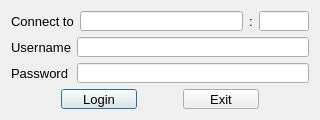
<?xml version="1.0" encoding="UTF-8"?>
<ui version="4.0">
 <class>Dialog</class>
 <widget class="QDialog" name="Dialog">
  <property name="geometry">
   <rect>
    <x>0</x>
    <y>0</y>
    <width>320</width>
    <height>120</height>
   </rect>
  </property>
  <property name="sizePolicy">
   <sizepolicy hsizetype="Fixed" vsizetype="Fixed">
    <horstretch>0</horstretch>
    <verstretch>0</verstretch>
   </sizepolicy>
  </property>
  <property name="minimumSize">
   <size>
    <width>320</width>
    <height>120</height>
   </size>
  </property>
  <property name="maximumSize">
   <size>
    <width>320</width>
    <height>120</height>
   </size>
  </property>
  <property name="font">
   <font>
    <pointsize>10</pointsize>
   </font>
  </property>
  <property name="windowTitle">
   <string>Login</string>
  </property>
  <property name="modal">
   <bool>true</bool>
  </property>
  <layout class="QGridLayout" name="gridLayout">
   <item row="1" column="1">
    <widget class="QLineEdit" name="usernameTxb"/>
   </item>
   <item row="2" column="1">
    <widget class="QLineEdit" name="passwordTxb">
     <property name="echoMode">
      <enum>QLineEdit::Password</enum>
     </property>
    </widget>
   </item>
   <item row="1" column="0">
    <widget class="QLabel" name="label">
     <property name="text">
      <string>Username</string>
     </property>
     <property name="alignment">
      <set>Qt::AlignRight|Qt::AlignTrailing|Qt::AlignVCenter</set>
     </property>
    </widget>
   </item>
   <item row="3" column="0" colspan="2">
    <layout class="QHBoxLayout" name="horizontalLayout">
     <property name="leftMargin">
      <number>50</number>
     </property>
     <property name="rightMargin">
      <number>50</number>
     </property>
     <item>
      <widget class="QPushButton" name="loginBtn">
       <property name="text">
        <string>Login</string>
       </property>
      </widget>
     </item>
     <item>
      <spacer name="horizontalSpacer">
       <property name="orientation">
        <enum>Qt::Horizontal</enum>
       </property>
       <property name="sizeType">
        <enum>QSizePolicy::Fixed</enum>
       </property>
       <property name="sizeHint" stdset="0">
        <size>
         <width>40</width>
         <height>20</height>
        </size>
       </property>
      </spacer>
     </item>
     <item>
      <widget class="QPushButton" name="exitBtn">
       <property name="text">
        <string>Exit</string>
       </property>
      </widget>
     </item>
    </layout>
   </item>
   <item row="2" column="0">
    <widget class="QLabel" name="label_2">
     <property name="text">
      <string>Password</string>
     </property>
    </widget>
   </item>
   <item row="0" column="0" colspan="2">
    <layout class="QHBoxLayout" name="horizontalLayout_2">
     <item>
      <widget class="QLabel" name="label_3">
       <property name="text">
        <string>Connect to</string>
       </property>
      </widget>
     </item>
     <item>
      <widget class="QLineEdit" name="ipAddressTxb"/>
     </item>
     <item>
      <widget class="QLabel" name="label_4">
       <property name="text">
        <string>:</string>
       </property>
      </widget>
     </item>
     <item>
      <widget class="QLineEdit" name="portTxb">
       <property name="maximumSize">
        <size>
         <width>50</width>
         <height>16777215</height>
        </size>
       </property>
      </widget>
     </item>
    </layout>
   </item>
  </layout>
 </widget>
 <tabstops>
  <tabstop>loginBtn</tabstop>
  <tabstop>exitBtn</tabstop>
 </tabstops>
 <resources/>
 <connections/>
</ui>
